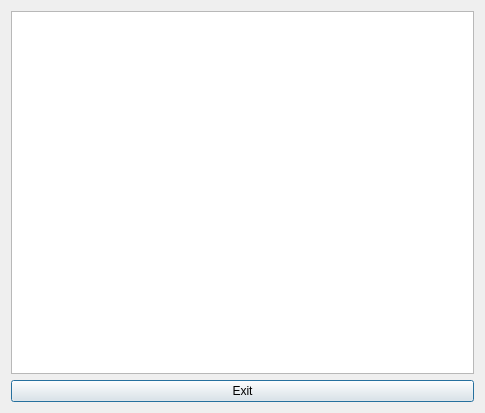
<?xml version="1.0" encoding="UTF-8"?>
<ui version="4.0">
 <class>ThirdPage</class>
 <widget class="QDialog" name="ThirdPage">
  <property name="geometry">
   <rect>
    <x>0</x>
    <y>0</y>
    <width>485</width>
    <height>413</height>
   </rect>
  </property>
  <property name="windowTitle">
   <string>Dialog</string>
  </property>
  <layout class="QGridLayout" name="gridLayout">
   <item row="0" column="0">
    <widget class="QTableView" name="tableView"/>
   </item>
   <item row="1" column="0">
    <widget class="QPushButton" name="pushButton">
     <property name="text">
      <string>Exit</string>
     </property>
    </widget>
   </item>
  </layout>
 </widget>
 <resources/>
 <connections/>
</ui>
